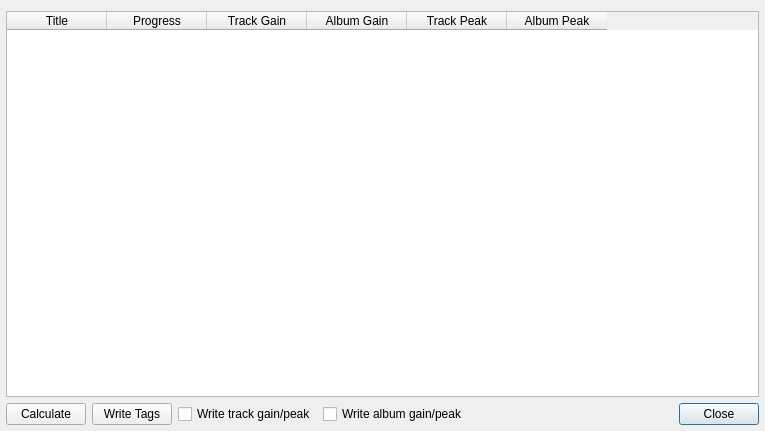
<?xml version="1.0" encoding="UTF-8"?>
<ui version="4.0">
 <class>RGScanDialog</class>
 <widget class="QDialog" name="RGScanDialog">
  <property name="geometry">
   <rect>
    <x>0</x>
    <y>0</y>
    <width>765</width>
    <height>431</height>
   </rect>
  </property>
  <property name="windowTitle">
   <string>ReplayGain Calculator</string>
  </property>
  <layout class="QGridLayout" name="gridLayout">
   <property name="leftMargin">
    <number>6</number>
   </property>
   <property name="rightMargin">
    <number>6</number>
   </property>
   <property name="bottomMargin">
    <number>6</number>
   </property>
   <item row="1" column="2">
    <widget class="QCheckBox" name="trackCheckBox">
     <property name="text">
      <string>Write track gain/peak</string>
     </property>
    </widget>
   </item>
   <item row="1" column="4">
    <widget class="QDialogButtonBox" name="buttonBox">
     <property name="standardButtons">
      <set>QDialogButtonBox::Close</set>
     </property>
    </widget>
   </item>
   <item row="0" column="0" colspan="5">
    <widget class="QTableWidget" name="tableWidget">
     <property name="editTriggers">
      <set>QAbstractItemView::NoEditTriggers</set>
     </property>
     <property name="alternatingRowColors">
      <bool>true</bool>
     </property>
     <property name="selectionMode">
      <enum>QAbstractItemView::SingleSelection</enum>
     </property>
     <property name="selectionBehavior">
      <enum>QAbstractItemView::SelectRows</enum>
     </property>
     <column>
      <property name="text">
       <string>Title</string>
      </property>
     </column>
     <column>
      <property name="text">
       <string>Progress</string>
      </property>
     </column>
     <column>
      <property name="text">
       <string>Track Gain</string>
      </property>
     </column>
     <column>
      <property name="text">
       <string>Album Gain</string>
      </property>
     </column>
     <column>
      <property name="text">
       <string>Track Peak</string>
      </property>
     </column>
     <column>
      <property name="text">
       <string>Album Peak</string>
      </property>
     </column>
    </widget>
   </item>
   <item row="1" column="0">
    <widget class="QPushButton" name="calculateButton">
     <property name="text">
      <string>Calculate</string>
     </property>
    </widget>
   </item>
   <item row="1" column="1">
    <widget class="QPushButton" name="writeButton">
     <property name="text">
      <string>Write Tags</string>
     </property>
    </widget>
   </item>
   <item row="1" column="3">
    <widget class="QCheckBox" name="albumCheckBox">
     <property name="text">
      <string>Write album gain/peak</string>
     </property>
    </widget>
   </item>
  </layout>
 </widget>
 <resources/>
 <connections>
  <connection>
   <sender>buttonBox</sender>
   <signal>accepted()</signal>
   <receiver>RGScanDialog</receiver>
   <slot>accept()</slot>
   <hints>
    <hint type="sourcelabel">
     <x>330</x>
     <y>408</y>
    </hint>
    <hint type="destinationlabel">
     <x>112</x>
     <y>425</y>
    </hint>
   </hints>
  </connection>
  <connection>
   <sender>buttonBox</sender>
   <signal>rejected()</signal>
   <receiver>RGScanDialog</receiver>
   <slot>reject()</slot>
   <hints>
    <hint type="sourcelabel">
     <x>393</x>
     <y>407</y>
    </hint>
    <hint type="destinationlabel">
     <x>383</x>
     <y>425</y>
    </hint>
   </hints>
  </connection>
 </connections>
</ui>
